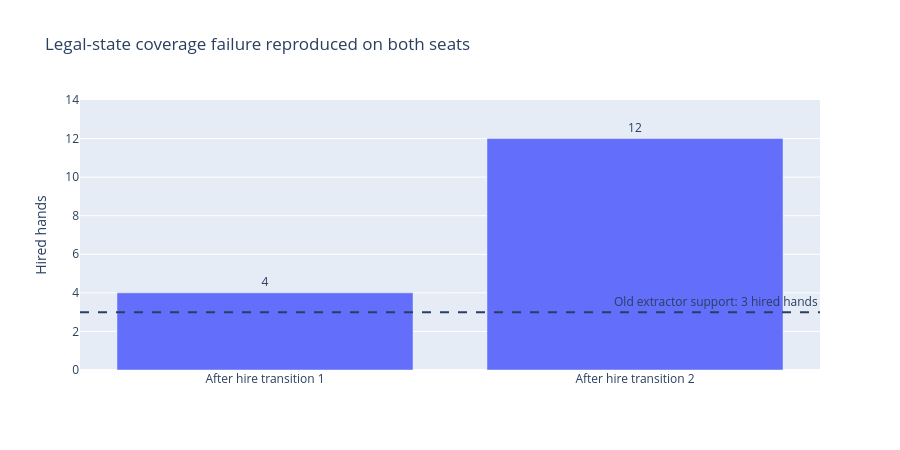

Source (notebook cell):
### Markdown cell above
## 4 · The immediate representation defect

Legal mechanics fixtures hired four, then twelve hands on either player. The old
fixed-schema extractor rejected both observer views. **Twelve is a demonstrated
workforce—not a proven upper limit.** The next design must not silently truncate a
legal workforce or just replace the cap of three with another arbitrary cap.

Source: [`reports/workforce_scope_audit.json`](https://github.com/alvaromendizabal/kaggriculture/blob/7194116dfc92a8663139611233b5a221dad431a4/reports/workforce_scope_audit.json).

### Code cell
sequence = W["records"][0]["hired_hands_after_transitions"] if "records" in W else W["sequence"]
fig = go.Figure(go.Bar(x=["After hire transition 1", "After hire transition 2"], y=sequence,
                       text=sequence, textposition="outside", name="Demonstrated legal workforce"))
fig.add_hline(y=3, line_dash="dash", annotation_text="Old extractor support: 3 hired hands")
fig.update_layout(title="Legal-state coverage failure reproduced on both seats",
                  yaxis_title="Hired hands", height=450)
fig.update_yaxes(range=[0, 14], dtick=2)
fig.show(); figures.append(("workforce_scope", fig))
display(Markdown(f"**Mechanics transitions in the published proof:** {W['fixture_transitions']}  \
**Complete games in that proof:** {W['complete_games_run']}  \
**Official-metric effect measured:** {W['official_metric_effect_measured']}"))

### Figure 1 — Plotly figure (JSON) as saved in the notebook; plotly's stock layout.template omitted (floating-point values rounded to 4 significant figures)
{"data": [{"name": "Demonstrated legal workforce", "text": ["4", "12"], "textposition": "outside", "type": "bar", "x": ["After hire transition 1", "After hire transition 2"], "y": [4, 12]}], "layout": {"annotations": [{"showarrow": false, "text": "Old extractor support: 3 hired hands", "x": 1, "xanchor": "right", "xref": "x domain", "y": 3, "yanchor": "bottom", "yref": "y"}], "height": 450, "shapes": [{"line": {"dash": "dash"}, "type": "line", "x0": 0, "x1": 1, "xref": "x domain", "y0": 3, "y1": 3, "yref": "y"}], "title": {"text": "Legal-state coverage failure reproduced on both seats"}, "yaxis": {"dtick": 2, "range": [0, 14], "title": {"text": "Hired hands"}}}}
